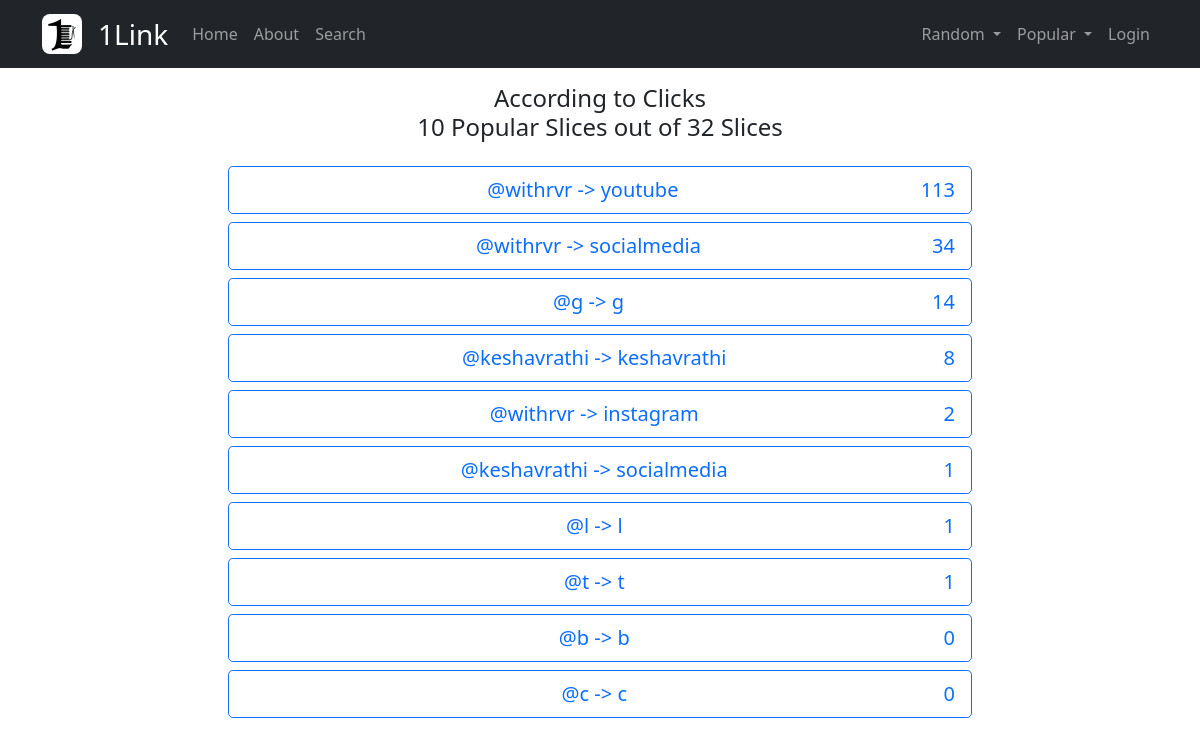
Page /popular/slices/ on the earlier database version.
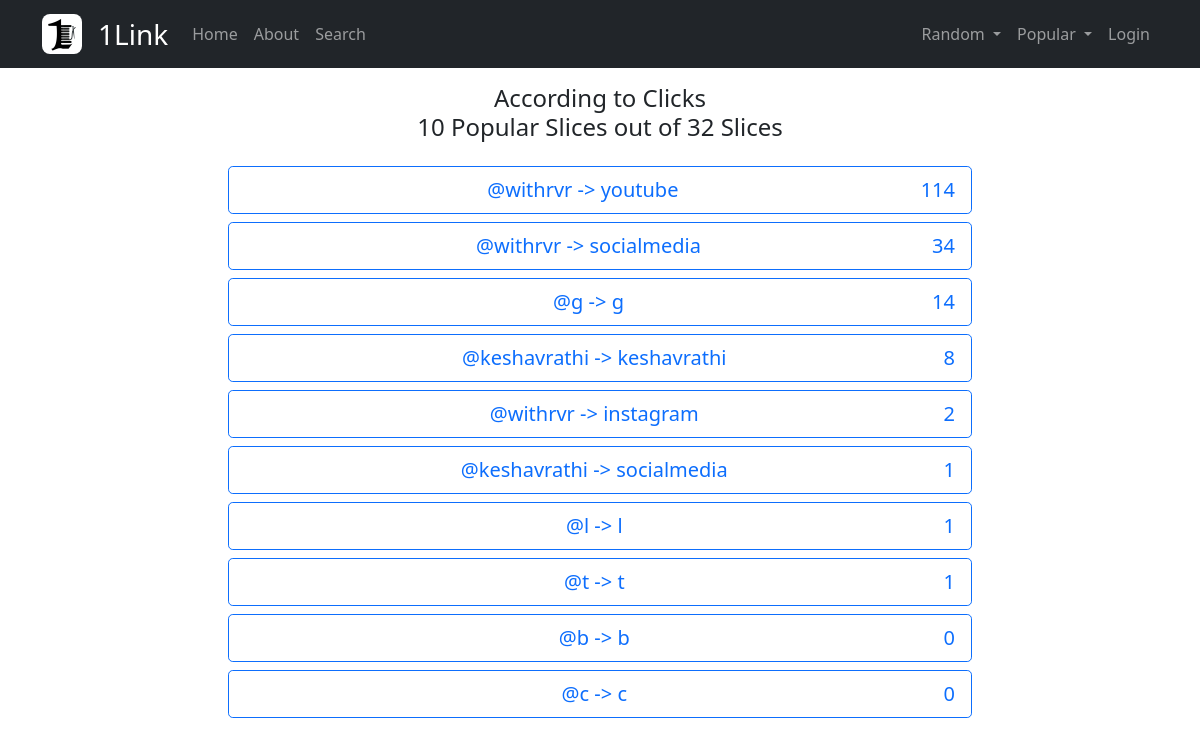
Same page on the later database version.
### Slices_App/models.py (models this page shows, shortened)
class Slices_Model(models.Model):
    author = models.ForeignKey(UsersProfile_Model, on_delete=models.CASCADE)
    slice_Name = models.CharField(
        max_length=30,
        help_text='Only Numbers, Lowecase-Letter and UserScore ( _ ) is allowed',
        validators=[RegexValidator(
            r'^[0-9a-z_]+$',
            message="Enter a valid Slice Name. Only Numbers, Lowecase-Letter and UserScore ( _ ) is allowed"
        )],
        error_messages={
            'unique': "This slice name all ready exist",
        },
    )
    visibility = models.CharField(
        max_length=10,
        choices=[
            ('private', 'Private', ),
            ('public', 'Public', ),
        ],
        default='public'
    )
    clicks = models.IntegerField(
        default=0, blank=False, null=False,
        validators=[MinValueValidator(0), ]
    )
    class Meta:
        unique_together = (
            ('author', 'slice_Name', ),
        )

### UsersProfile_App/models.py (models this page shows, shortened)
class UsersProfile_Model(AbstractUser):
    def __init__(self, *args, **kwargs):
        super(UsersProfile_Model, self).__init__(*args, **kwargs)
        self._meta.get_field('username').validators = [RegexValidator(
            r'^[0-9a-z_]+$',
            message="Enter a valid username. Only Numbers, Lowecase-Letter and UserScore ( _ ) is allowed"
        )]
    AbstractUser.email.field.blank = False
    AbstractUser.username.field.help_text = "Only Numbers, Lowecase-Letter and UserScore ( _ ) is allowed in Username"
    contact_Email = models.EmailField(blank=True, null=True, help_text='Public email, visible to all'
                                      )
    display_Name = models.CharField(max_length=30, blank=True, null=True)
    profile_Picture = models.URLField(
        max_length=400, blank=True, null=True,
        default='https://raw.githubusercontent.com/withrvr/1Link/main/Images/Default_Profile_Picture.png',
    )
    banner_Image = models.URLField(
        max_length=400, blank=True, null=True,
        default='https://raw.githubusercontent.com/withrvr/1Link/main/Images/Default_Banner_Image.png',
    )
    clicks = models.IntegerField(
        default=0, blank=False, null=False,
        validators=[MinValueValidator(0), ]
    )
    """
    clicks
    unique_visitors

    bio
    location
    dob
    link
    category

    last_active
    show_last_active
    """
    class Meta(AbstractUser.Meta):
        swappable = 'AUTH_USER_MODEL'
        verbose_name = "UsersProfile_Model"
        verbose_name_plural = "UsersProfile_Model"

### Core_App/views.py (the view)
# urls.py: path('popular/slices/', Popular_Slices_View.as_view(),
class Popular_Slices_View(ListView):
    template_name = 'Core_App/Popular_Folder/Popular_Slices_Template.html'
    context_object_name = 'Popular_Slices_List'
    def get_queryset(self, limit=10, *args, **kwargs):
        total_number_of_slices = Slices_Model.objects.all().count()
        if limit > total_number_of_slices:
            limit = total_number_of_slices
        return Slices_Model.objects.filter(visibility='public').order_by("-clicks")[:limit]
    def get_context_data(self, **kwargs):
        context = super().get_context_data(**kwargs)
        context["Total_Number_Of_Slices"] = Slices_Model.objects.all().count()
        return context

### Core_App/templates/Core_App/Popular_Folder/Popular_Slices_Template.html (shortened to what this page needs)
{% extends 'Core_App/Core_Base_Template.html' %} {% block Core_Content %}
<div class="container mb-5 mt-3">
	<h4 class="d-grid mx-auto text-center">
		According to Clicks
		<br />
		{{ Popular_Slices_List|length }} Popular Slices
		out of {{ Total_Number_Of_Slices}} Slices
	</h4>
	<div class="link-wrapper my-4">
		{% for Popular_Slice in Popular_Slices_List %}
		<a
			href="{% url 'Display_App:Slice-Detail-Page' UserName_From_URL=Popular_Slice.author.username SliceName_From_URL=Popular_Slice.slice_Name %}"
			target="_blank"
			class="btn btn-lg btn-outline-primary d-grid col-lg-8 m-2 mx-auto"
		>
			<div class="d-flex justify-content-around">
				<div class="flex-grow-1">
					@{{ Popular_Slice.author.username }}
					-> {{ Popular_Slice.slice_Name }}
				</div>
				<div>{{ Popular_Slice.clicks }}</div>
			</div>
		</a>
		{% endfor %}
	</div>
</div>
{% endblock Core_Content %}

### Core_App/templates/Core_App/Core_Base_Template.html (shortened to what this page needs)
{% extends 'Core_App/Base_Template.html' %} {% block Base_Content %}
{% include 'Core_App/navbar.html' %}
{% block Core_Content %}{% endblock Core_Content %} {% endblock Base_Content %}

### Core_App/templates/Core_App/Base_Template.html (shortened to what this page needs)
<!DOCTYPE html>
{% load static %}
<html lang="en">
	<head>
		{% block stylesheets %}
		<link
			rel="stylesheet"
			href="{% static 'Core_App/css/bootstrap.min.css' %}"
		/>
		{% endblock stylesheets %}
	</head>
	<body>
		{% block Base_Content %} {% endblock Base_Content %}
	</body>
</html>

### Core_App/templates/Core_App/Navbar.html (shortened to what this page needs)
{% load static %}
<nav
	class="
		navbar navbar-expand-md navbar-dark
		bg-dark
		sticky-top
		justify-content-between
	"
>
	<div class="container">
		<a class="navbar-brand" href="{% url 'Core_App:Main-Home-Page' %}">
			<img
				src="{% static 'Core_App/Images/Logo.jpg' %}"
				style="border-radius: 20%; height: 40px"
				class="img-fluid"
			/>
		</a>
		<a href="{% url 'Core_App:Main-Home-Page' %}" class="navbar-brand fs-3">
			1Link
		</a>
		<div class="collapse navbar-collapse" id="navbarNavAltMarkup">
			<div class="navbar-nav me-auto mb-lg-0">
				<a href="{% url 'Core_App:Home-Page' %}" class="nav-link">
					Home
				</a>
				<a class="nav-link" href="{% url 'Core_App:About-Page' %}">
					About
				</a>
				<a class="nav-link" href="{% url 'Core_App:Search-Bar-Page' %}">
					Search
				</a>
			</div>
			<div class="navbar-nav">
				<div class="nav-item dropdown">
					<a
						class="nav-link dropdown-toggle"
						href="#"
						id="random-users-slices-dropdown"
						role="button"
						data-bs-toggle="dropdown"
						aria-expanded="false"
					>
						Random
					</a>
				</div>
				<div class="nav-item dropdown">
					<a
						class="nav-link dropdown-toggle"
						href="#"
						id="popular-users-slices-dropdown"
						role="button"
						data-bs-toggle="dropdown"
						aria-expanded="false"
					>
						Popular
					</a>
				</div>
				{% if user.is_authenticated %}
				<a
					class="nav-link"
					aria-current="page"
					href="{% url 'Slices_App:Slices-List-Page' %}"
				>
					Slices
				</a>
				<div class="nav-item dropdown">
					<a
						class="nav-link dropdown-toggle"
						href="#"
						id="users-settings-dropdown"
						role="button"
						data-bs-toggle="dropdown"
						aria-expanded="false"
					>
						<img
							src="{{ user.profile_Picture }}"
							alt="settings"
							class="img-fluid rounded-circle"
							style="height: 25px"
						/>
					</a>
					<div
						class="dropdown-menu dropdown-menu-end"
						aria-labelledby="users-settings-dropdown"
					>
						<a
							class="dropdown-item"
							href="{% url 'Display_App:Users-Detail-Page' UserName_From_URL=user.username%}"
							target="_blank"
						>
							View Profile
						</a>
						<a
							class="dropdown-item"
							href="{% url 'UsersProfile_App:Self-Info-Page' %}"
						>
							Self Info
						</a>
						<a
							class="dropdown-item"
							href="{% url 'Registration_App:password_reset' %}"
						>
							Forgot Password
						</a>
						<hr class="dropdown-divider" />
						<a
							class="dropdown-item"
							href="{% url 'UsersProfile_App:Update-Page' %}"
						>
							Update Account
						</a>
						<a
							class="dropdown-item"
							href="{% url 'UsersProfile_App:Delete-Page' %}"
						>
							Delete Account
						</a>
						<hr class="dropdown-divider" />
						{% if user.is_superuser %}
						<a
							class="dropdown-item"
							target="_blank"
							href="{% url 'admin:index' %}"
						>
							Admin
						</a>
						{% endif %}
						<a
							class="dropdown-item"
							target="_blank"
							href="{% url 'API_App:API-Home-Page' %}"
						>
							API
						</a>
						<hr class="dropdown-divider" />
						<a
							class="dropdown-item"
							href="{% url 'Registration_App:Logout-Page' %}"
						>
							Logout
						</a>
					</div>
				</div>
				{% else %}
				<a
					class="nav-link"
					href="{% url 'Registration_App:Login-Page' %}"
				>
					Login
				</a>
				{% endif %}
			</div>
		</div>
	</div>
</nav>

Differences in the rows shown:
changed Slices_Model "youtube": clicks "113" → "114"
